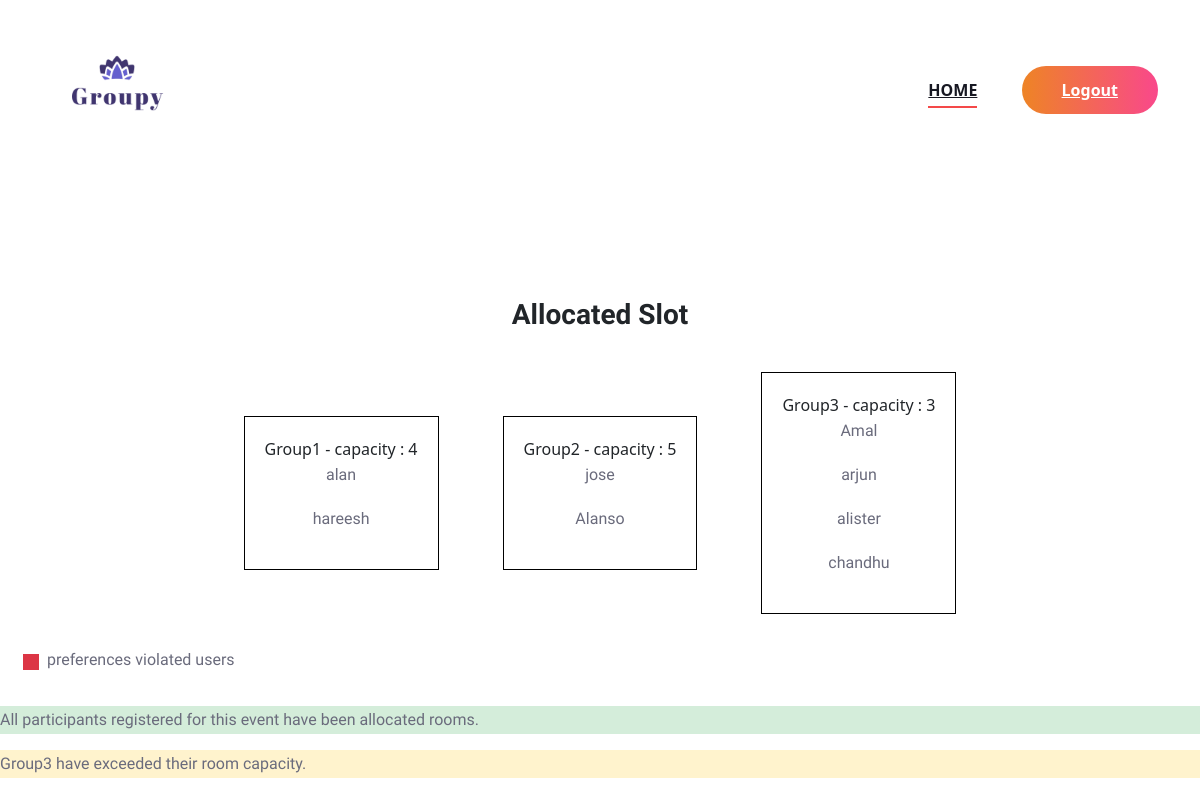
Screenshot of /Org/result/11/ with the database file from the repository.
### Organizer/models.py (models this page shows)
class Room(models.Model):
    events=models.ForeignKey(Event,on_delete=models.CASCADE)
    number=models.CharField(max_length=50)
    capacity=models.IntegerField(default=0)

### Guest/models.py (models this page shows)
class ParticipateUser(models.Model):
    user=models.CharField(max_length=50)
    events=models.ForeignKey(Event,on_delete=models.CASCADE)
    rooms=models.TextField(max_length=50,default="")
    new_rooms = models.TextField(max_length=50, default="")
    privatecode = models.TextField(max_length=50, default="")
    is_ignored = models.BooleanField(default=False)

### Organizer/views.py (the view)
# urls.py: path('result/<int:pk>/', views.result,name="result"),
def result(request, pk):
    event = Event.objects.get(id=pk)
    roomdata = Room.objects.filter(events=event)
    print(roomdata)
    try:
        participating_users = ParticipateUser.objects.filter(events=event)
        unallocated = ParticipateUser.objects.filter(events=event,new_rooms="")
        if not participating_users:
            messages.error(request, 'No user is registered for this event!')
            return render(request, "Organizer/allocation.html",{'rdata':roomdata} )
        allocated_users = participating_users.exclude(new_rooms="")
        ignored_users = participating_users.filter(new_rooms="", rooms__isnull=False)
        exceeded_groups = []  # List to store exceeded group numbers
        for room in roomdata:
            user_count = 0
            for user in allocated_users:
                if user.new_rooms and room.number in user.new_rooms:
                    user_count += 1
            if user_count > room.capacity:
                exceeded_groups.append(room.number)   # Add exceeded group number
        message = ""
        if ignored_users:
            message = "Some participants were ignored due to room capacity constraints."
        elif allocated_users:
            message = "All participants registered for this event have been allocated rooms."
        else:
            message = "No participants are registered for this event!"
        if exceeded_groups:
            exceeded_groups_message = ", ".join(exceeded_groups)
            e_message = f"  {exceeded_groups_message} have exceeded their room capacity."
        else:
            e_message="All rooms with in the capacity"
        context = {
            'data': allocated_users,
            'rdata': roomdata,
            'message': message,
            'unallocated': unallocated,
            'e_message': e_message,
        }
        return render(request, "Organizer/allocation.html", context)
    except Exception as e:
        print(e)
        messages.error(request, 'An error occurred while processing allocations!')
        return render(request, "Organizer/allocation.html", {'rdata': roomdata})

### Organizer/templates/Organizer/allocation.html (shortened to what this page needs)
{% extends 'Organizer/Head.html' %}
{% load static %}
{% block content %}
<br><br><br><br>
<!DOCTYPE html>
<html lang="en">
<head>
    <link href="https://cdn.jsdelivr.net/npm/bootstrap@5.3.0/dist/css/bootstrap.min.css" rel="stylesheet">
</head>
<body>
    <h3 class="text-center fw-bold">Allocated Slot</h3>
    <table align="center" cellpadding="10">
        <tr>
            {% for room in rdata %}
            <td>
                <div style="text-align:center;border:1px solid black;margin:22px;padding:20px">
                    {{ room.number }} - capacity : {{ room.capacity }}
                    {% for user in data %}
                    {% if room.number in user.new_rooms %}
                    {% if room.number in user.rooms %}
                    <p>{{ user.user }}</p>
                    {% else %}
                    <p style="color: red;">{{ user.user }}</p>
                    {% endif %}
                    {% endif %}
                    {% endfor %}
                </div>
            </td>
            {% endfor %}
    </table>
    <div class="col-md-12 d-flex mb-3 end-0 "><span class="bg-danger p-2 mx-2 mt-2 float-end" style="height: 3px;"> </span>
        <p class="float-end"> preferences violated users</p>
    </div>
    {% if message %}
    <div class=" {% if ignored_users %}alert-danger{% else %}alert-success{% endif %}">
        <p>{{ message }}</p>
    </div>
    {% endif %}
    {% if e_message %}
    <div class="{% if e_message %} alert-warning{% else %}alert-success{% endif %}">
        <p>{{e_message}}</p>
    </div>
    {% endif %}
</html>
<br><br><br><br><br><br><br><br><br><br><br><br><br><br><br><br><br><br><br><br><br>
{% endblock content %}

### Guest/static/Main/css/style.css (style rules this page uses)
html, body { height: 100%; font-family: "Work Sans", sans-serif; -webkit-font-smoothing: antialiased; font-smoothing: antialiased; }
h1, h2, h3, h4, h5, h6 { margin: 0; color: #111111; font-weight: 400; font-family: "Work Sans", sans-serif; }
h3 { font-size: 30px; }
p { font-size: 16px; font-family: "Work Sans", sans-serif; color: #6a6b7c; font-weight: 400; line-height: 28px; margin: 0 0 15px 0; }

### rows the page displays
Room: number "Group1", capacity "4"
ParticipateUser: user "alan"
ParticipateUser: user "hareesh"
Room: number "Group2", capacity "5"
ParticipateUser: user "jose"
ParticipateUser: user "Alanso"
Room: number "Group3", capacity "3"
ParticipateUser: user "Amal"
ParticipateUser: user "arjun"
ParticipateUser: user "alister"
ParticipateUser: user "chandhu"

### other values shown
{{ message }} "All participants registered for this event have been allocated rooms."
{{ e_message }} "Group3 have exceeded their room capacity."
